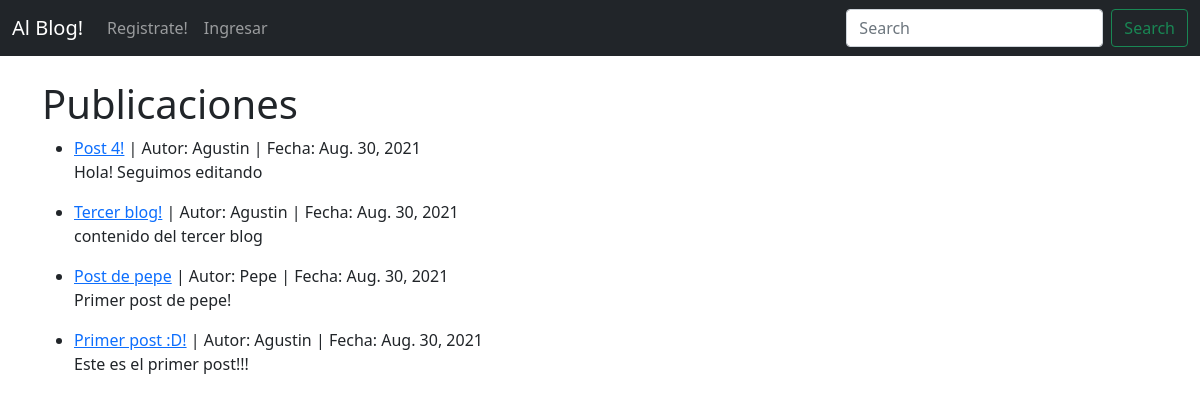
The page / on the database its author committed.
### BlogApp/models.py (models this page shows, shortened)
class Post(models.Model):
    titulo = models.CharField(max_length=255)
    tag_titulo = models.CharField(max_length=255, default="Blog")
    autor = models.ForeignKey(User, on_delete=models.CASCADE)
    contenido = models.TextField()
    fecha_publicacion = models.DateField(auto_now_add=True)

### BlogApp/views.py (the view)
# urls.py: path('', HomeView.as_view(), name="Home"),
class HomeView(ListView):
    model = Post
    template_name = 'blog/home.html'
    ordering = ['-id']

### BlogApp/templates/blog/home.html (shortened to what this page needs)
{% extends 'blog/base.html' %}
{% block content %}
</br><h1> Publicaciones</h1>
<ul>
{% for post in object_list %}
<li><a href= "{% url 'article-detail' post.pk %}">
    {{ post.titulo }}</a> |
    Autor: {{ post.autor.first_name }} | Fecha: {{post.fecha_publicacion}}
    <p>{{ post.contenido|slice:":100"|safe }}</p>
{% endfor %}
</li>
</ul>
{% endblock %}

### BlogApp/templates/blog/base.html (shortened to what this page needs)
<!doctype html>
<html lang="en">
  <head>
  <link href="https://cdn.jsdelivr.net/npm/bootstrap@5.1.0/dist/css/bootstrap.min.css" rel="stylesheet">
  </head>
  <body>
  <nav class="navbar navbar-expand-lg navbar-dark bg-dark">
  <div class="container-fluid">
    <a class="navbar-brand" href="{% url 'Home' %}">Al Blog!</a>
    <div class="collapse navbar-collapse" id="navbarSupportedContent">
      <ul class="navbar-nav me-auto mb-2 mb-lg-0">
        {% if user.is_authenticated %}
          <li class="nav-item">
          <a class="nav-link" href="{% url 'add_post' %}">Agregar blog!</a>
          </li>
          <li class="nav-item">
          <a class="nav-link" href="{% url 'logout' %}">Salir</a>
          </li>
        {% else %}
          <li class="nav-item">
          <a class="nav-link" href="{% url 'register' %}">Registrate!</a>
          </li>
          <li class="nav-item">
          <a class="nav-link" href="{% url 'login' %}">Ingresar</a>
          </li>
        {% endif %}
      </ul>
      <form class="d-flex">
        <input class="form-control me-2" type="search" placeholder="Search" aria-label="Search">
        <button class="btn btn-outline-success" type="submit">Search</button>
      </form>
    </div>
  </div>
</nav>
    <div class="container">
        {% block content %}
        {% endblock %}
    </div>
  </body>
</html>

### rows shown on the page
Post: titulo "Post 4!", autor.first_name "Agustin", fecha_publicacion "Aug. 30, 2021", contenido "Hola! Seguimos editando"
Post: titulo "Tercer blog!", autor.first_name "Agustin", fecha_publicacion "Aug. 30, 2021", contenido "contenido del tercer blog"
Post: titulo "Post de pepe", autor.first_name "Pepe", fecha_publicacion "Aug. 30, 2021", contenido "Primer post de pepe!"
Post: titulo "Primer post :D!", autor.first_name "Agustin", fecha_publicacion "Aug. 30, 2021", contenido "Este es el primer post!!!"
